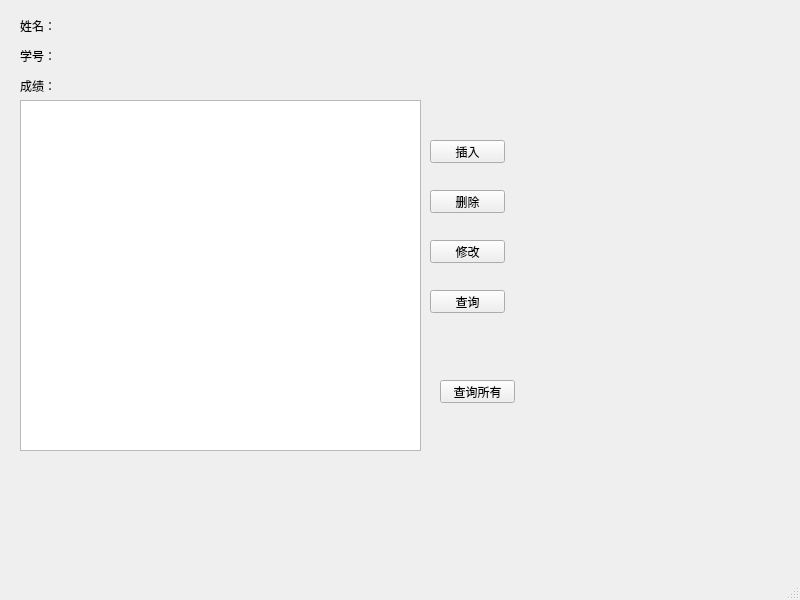
<?xml version="1.0" encoding="UTF-8"?>
<ui version="4.0">
 <class>MainWindow</class>
 <widget class="QMainWindow" name="MainWindow">
  <property name="geometry">
   <rect>
    <x>0</x>
    <y>0</y>
    <width>800</width>
    <height>600</height>
   </rect>
  </property>
  <property name="windowTitle">
   <string>MainWindow</string>
  </property>
  <widget class="QWidget" name="centralwidget">
   <widget class="QPushButton" name="pushButton">
    <property name="geometry">
     <rect>
      <x>430</x>
      <y>140</y>
      <width>75</width>
      <height>23</height>
     </rect>
    </property>
    <property name="text">
     <string>插入</string>
    </property>
   </widget>
   <widget class="QPushButton" name="pushButton_2">
    <property name="geometry">
     <rect>
      <x>430</x>
      <y>190</y>
      <width>75</width>
      <height>23</height>
     </rect>
    </property>
    <property name="text">
     <string>删除</string>
    </property>
   </widget>
   <widget class="QPushButton" name="pushButton_3">
    <property name="geometry">
     <rect>
      <x>430</x>
      <y>240</y>
      <width>75</width>
      <height>23</height>
     </rect>
    </property>
    <property name="text">
     <string>修改</string>
    </property>
   </widget>
   <widget class="QPushButton" name="pushButton_4">
    <property name="geometry">
     <rect>
      <x>430</x>
      <y>290</y>
      <width>75</width>
      <height>23</height>
     </rect>
    </property>
    <property name="text">
     <string>查询</string>
    </property>
   </widget>
   <widget class="QPushButton" name="pushButton_5">
    <property name="geometry">
     <rect>
      <x>440</x>
      <y>380</y>
      <width>75</width>
      <height>23</height>
     </rect>
    </property>
    <property name="text">
     <string>查询所有</string>
    </property>
   </widget>
   <widget class="QLabel" name="label">
    <property name="geometry">
     <rect>
      <x>20</x>
      <y>20</y>
      <width>54</width>
      <height>12</height>
     </rect>
    </property>
    <property name="text">
     <string>姓名：</string>
    </property>
   </widget>
   <widget class="QLabel" name="label_2">
    <property name="geometry">
     <rect>
      <x>20</x>
      <y>50</y>
      <width>54</width>
      <height>12</height>
     </rect>
    </property>
    <property name="text">
     <string>学号：</string>
    </property>
   </widget>
   <widget class="QLabel" name="label_3">
    <property name="geometry">
     <rect>
      <x>20</x>
      <y>80</y>
      <width>54</width>
      <height>12</height>
     </rect>
    </property>
    <property name="text">
     <string>成绩：</string>
    </property>
   </widget>
   <widget class="QTextEdit" name="textEdit">
    <property name="geometry">
     <rect>
      <x>20</x>
      <y>100</y>
      <width>401</width>
      <height>351</height>
     </rect>
    </property>
   </widget>
  </widget>
  <widget class="QMenuBar" name="menubar">
   <property name="geometry">
    <rect>
     <x>0</x>
     <y>0</y>
     <width>800</width>
     <height>23</height>
    </rect>
   </property>
  </widget>
  <widget class="QStatusBar" name="statusbar"/>
 </widget>
 <resources/>
 <connections/>
</ui>
